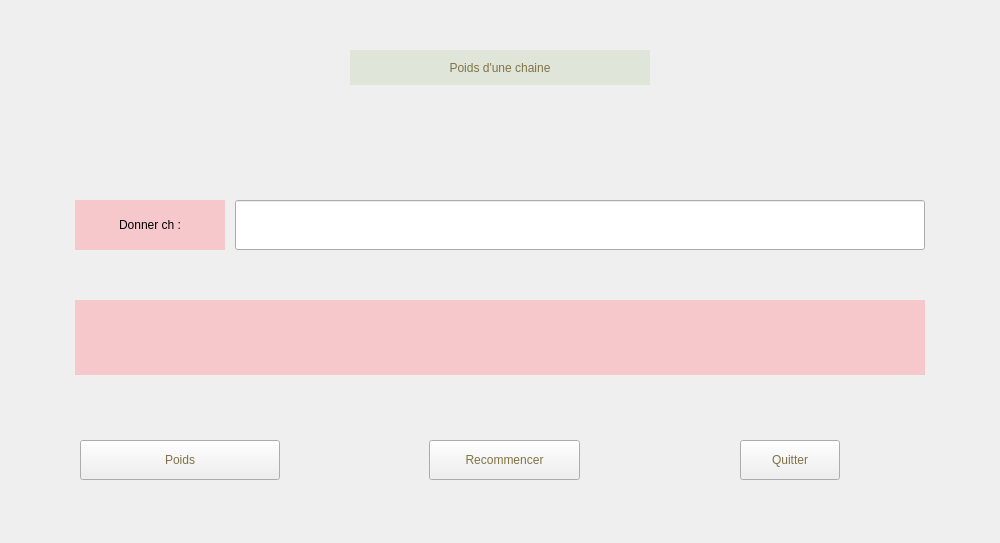
<?xml version="1.0" encoding="UTF-8"?>
<ui version="4.0">
 <class>Form</class>
 <widget class="QWidget" name="Form">
  <property name="geometry">
   <rect>
    <x>0</x>
    <y>0</y>
    <width>1000</width>
    <height>543</height>
   </rect>
  </property>
  <property name="windowTitle">
   <string>Form</string>
  </property>
  <widget class="QPushButton" name="executeButton">
   <property name="geometry">
    <rect>
     <x>80</x>
     <y>440</y>
     <width>200</width>
     <height>40</height>
    </rect>
   </property>
   <property name="styleSheet">
    <string notr="true">color: rgb(128, 114, 69);
font: 75 10pt &quot;MS Shell Dlg 2&quot;;</string>
   </property>
   <property name="text">
    <string>Poids</string>
   </property>
  </widget>
  <widget class="QPushButton" name="optionButton">
   <property name="geometry">
    <rect>
     <x>429</x>
     <y>440</y>
     <width>151</width>
     <height>40</height>
    </rect>
   </property>
   <property name="styleSheet">
    <string notr="true">color: rgb(128, 114, 69);
font: 75 10pt &quot;MS Shell Dlg 2&quot;;</string>
   </property>
   <property name="text">
    <string>Recommencer</string>
   </property>
  </widget>
  <widget class="QPushButton" name="quitButton">
   <property name="geometry">
    <rect>
     <x>740</x>
     <y>440</y>
     <width>100</width>
     <height>40</height>
    </rect>
   </property>
   <property name="styleSheet">
    <string notr="true">color: rgb(128, 114, 69);
font: 75 10pt &quot;MS Shell Dlg 2&quot;;</string>
   </property>
   <property name="text">
    <string>Quitter</string>
   </property>
  </widget>
  <widget class="QLabel" name="label">
   <property name="geometry">
    <rect>
     <x>350</x>
     <y>50</y>
     <width>300</width>
     <height>35</height>
    </rect>
   </property>
   <property name="styleSheet">
    <string notr="true">font: 75 12pt &quot;MS Shell Dlg 2&quot;;
background-color: rgb(224, 229, 218);
color: rgb(128, 114, 69);
</string>
   </property>
   <property name="text">
    <string>Poids d'une chaine</string>
   </property>
   <property name="alignment">
    <set>Qt::AlignCenter</set>
   </property>
  </widget>
  <widget class="QLabel" name="label_2">
   <property name="geometry">
    <rect>
     <x>75</x>
     <y>200</y>
     <width>150</width>
     <height>50</height>
    </rect>
   </property>
   <property name="styleSheet">
    <string notr="true">font: 75 10pt &quot;MS Shell Dlg 2&quot;;
background-color: rgb(246, 200, 204);
</string>
   </property>
   <property name="text">
    <string>Donner ch :</string>
   </property>
   <property name="alignment">
    <set>Qt::AlignCenter</set>
   </property>
  </widget>
  <widget class="QLabel" name="result">
   <property name="geometry">
    <rect>
     <x>75</x>
     <y>300</y>
     <width>850</width>
     <height>75</height>
    </rect>
   </property>
   <property name="styleSheet">
    <string notr="true">font: 75 12pt &quot;MS Shell Dlg 2&quot;;
background-color: rgb(246, 200, 204);</string>
   </property>
   <property name="text">
    <string/>
   </property>
   <property name="alignment">
    <set>Qt::AlignCenter</set>
   </property>
  </widget>
  <widget class="QLineEdit" name="chaineInput">
   <property name="geometry">
    <rect>
     <x>235</x>
     <y>200</y>
     <width>690</width>
     <height>50</height>
    </rect>
   </property>
   <property name="styleSheet">
    <string notr="true">font: 75 12pt &quot;MS Shell Dlg 2&quot;;
gridline-color: rgb(246, 200, 204);
</string>
   </property>
   <property name="alignment">
    <set>Qt::AlignCenter</set>
   </property>
  </widget>
 </widget>
 <resources/>
 <connections/>
</ui>
